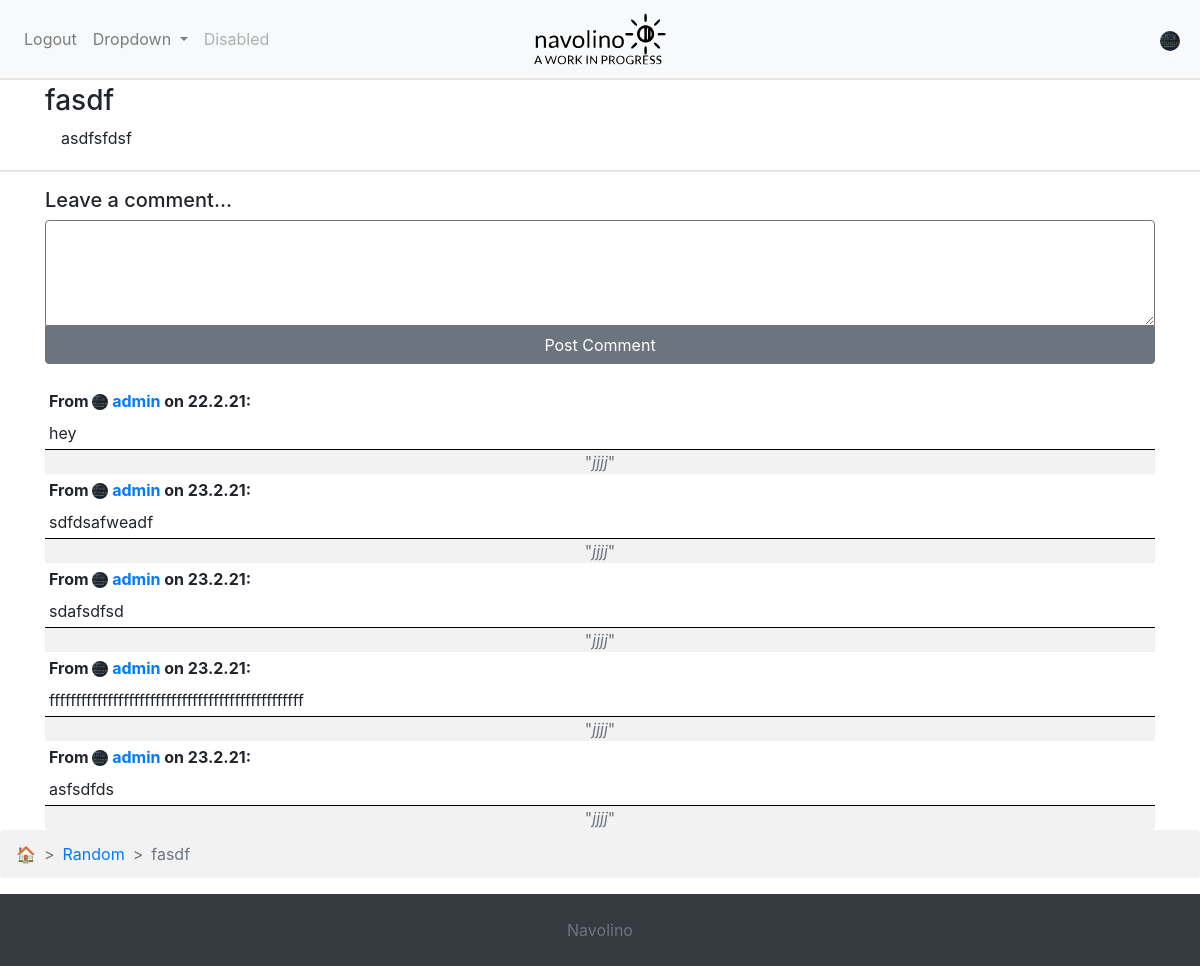
Screenshot of /24/fasdf/ (signed in) with the database file from the repository.
### project/apps/users/models.py (models this page shows)
class User(AbstractUser):
	is_active = models.BooleanField(_('active'), default=True)
	email = models.EmailField(_('email address'), unique=True)
	USERNAME_FIELD = 'email'
	REQUIRED_FIELDS = ['username']
	image = models.ImageField(default=variables.random_image,
		upload_to='profile_pics')
	bio = models.CharField(max_length=variables.MAX_BIO_LENGTH, blank=True,
		null =True)
	joined = models.DateTimeField(default = timezone.now)
	objects = CustomUserManager()

### project/apps/blog/models.py (models this page shows, shortened)
class Post(models.Model):
	title = models.CharField(max_length = settings.MAX_TITLE_LENGTH)
	content = MarkdownxField()
	date_posted = models.DateTimeField(default = timezone.now)
	author = models.ForeignKey(settings.AUTH_USER_MODEL, on_delete= models.CASCADE,
		null=True, blank=True)
	category = TreeForeignKey('categories.Category', on_delete=models.SET_DEFAULT,
		default=Category.get_default_pk)
	slug = models.SlugField(max_length=settings.MAX_TITLE_LENGTH, null=True,
    blank=True,)
	def __str__(self):
		return self.title

### project/apps/comments/models.py (models this page shows)
class Comment(models.Model):
	content = content = models.TextField()
	posted = models.DateField(auto_now_add=True)
	post = models.ForeignKey(Post, on_delete=models.CASCADE)
	author = models.ForeignKey(settings.AUTH_USER_MODEL, on_delete=models.CASCADE)

### project/apps/categories/models.py (models this page shows, shortened)
class Category(MPTTModel):
  name = models.CharField(max_length=variables.MAX_CATEGORY_LENGTH, unique=True,)
  parent = TreeForeignKey('self', on_delete=models.CASCADE, null=True,
    blank=True, related_name='children',)
  slug = models.SlugField(max_length=variables.MAX_CATEGORY_LENGTH, null=True,
    blank=True,)
  description = models.TextField(max_length=settings.MAX_DESCRIPTION_LENGTH,
  	null=True, blank=True,)
  url = models.CharField(max_length=255, blank=True)
  class MPTTMeta:
    order_insertion_by = ['name']
  class Meta:
    verbose_name_plural = 'Categories'
  def __str__(self):
    return self.name
  def get_absolute_url(self):
    return reverse('category-detail', kwargs ={ 'url': self.url, })

### project/apps/blog/views.py (the view)
# urls.py: path('<int:pk>/<str:slug>/', PostDetailView.as_view(), name='post-detail'),
class PostDetailView(DetailView):
	model = Post
	context_object_name = 'post'
	template_name = 'blog/blog_detail.html'
	form_class = CommentForm
	def get(request, self, pk, slug, *args, **kwargs):
		page = get_object_or_404(Post, pk=pk)
		resp = super().get(request, *args, **kwargs)
		if page.slug != slug:
			return redirect(page)
		return resp
	def post(self, request, pk, slug):
		self.page = Post.objects.get(pk=pk)
		form = self.form_class(request.POST)
		if form.is_valid():
			comment = form.save(commit=False)
			comment.post = self.page
			comment.author = request.user
			comment.content = render_comment_text(comment.content)
			comment.save()
			return redirect(self.page)
		return render(request, self.template_name, {'form': self.form_class})
	def get_context_data(self, **kwargs):
		context = super().get_context_data(**kwargs)
		context['comments'] = Comment.objects.filter(post=self.object)
		context['form'] = CommentForm()
		return context

### project/apps/comments/forms.py
class CommentForm(forms.ModelForm):
	class Meta:
		model = Comment
		fields = ['content']
		widgets = {'content': forms.Textarea(attrs={'rows': 4,
			'class': 'comment_content'})}
		labels = {'content': 'Leave a comment...'}
		error_class=DivErrorList

### project/processors.py (called while the page is built)
def all_categories(request):
	return {'all_categories': Category.objects.all()}

### project/apps/blog/templates/blog/blog_detail.html (shortened to what this page needs)
{% extends "base.html" %}
{% block head %}
{{ block.super }}
<link rel="stylesheet" type="text/css" href="{%static 'blog/css/main.css'%}">
<link rel="stylesheet" type="text/css" href="{%static 'blog/css/comments.css'%}">
{% endblock head %}
{% block content %}
{% include 'blog/_post_detail.html' %}
{% if user.is_authenticated %}
{% include 'blog/_comment_form.html' %}
{% endif %}
{% include 'blog/_post_comments.html' %}
{% endblock content %}
{% block breadcrumbs %}{% include "_breadcrumbs.html" with ancestors=object.category.get_ancestors object=object%}{% endblock breadcrumbs %}

### project/templates/_navigation.html (shortened to what this page needs)
<nav class="navbar navbar-expand-lg navbar-light bg-light">
  <a class="navbar-brand" href="{% url 'blog-base' %}"><img src="{%static 'images/navolino.svg'%}" alt="Navolino"></a>
  <div class="collapse navbar-collapse fast_transition" id="navbarSupportedContent">
    <ul class="navbar-nav mr-auto">
      <li class="nav-item">
        <a class="nav-link"href="{%url 'logout'%}">Logout</a>
      </li>
      <li class="nav-item dropdown js_must">
        <a class="nav-link dropdown-toggle" href="#" id="navbarDropdown" role="button" data-toggle="dropdown" aria-haspopup="true" aria-expanded="false">
          Dropdown
        </a>
      </li>
      <li class="nav-item">
        <a class="nav-link disabled" href="#">Disabled</a>
      </li>
    </ul>
  </div>
{% if user.is_authenticated %}
<div tabindex=0 class="popover__wrapper">
    <img class="nav_img rounded-circle nav_popover" src="{{user.image.url}}" alt="Profile">
  </div>
{% endif %}
</nav>

### project/apps/blog/templates/blog/_post_detail.html
<div class="post_detail">
  <div class ="container">
<h3 class="post_title">{{post.title}}</h3>
<p class="post_content">{{post.content}}</p>
  </div>
</div>

### project/apps/blog/templates/blog/_post_comments.html
{% load blog %}
{% load bleach_tags %}
<div class="container">
{% for comment in comments %}
  <div class="comment">
  	<span class="comment_meta">From&nbsp;<a href="{% url 'public_profile' comment.author.username %}"><img class="nav_img rounded-circle"src="{{comment.author.image.url}}"> {{comment.author.username}}</a>&nbsp;on {{comment.posted|date:"d.n.y"}}:
  	</span>
    <div class="comment_content">{{comment.content|safe}}
    </div>
    <span class="comment_bio text-muted">"<i>{{comment.author.bio}}</i>"</span>
  </div>
{% endfor %}
</div>

### project/templates/_breadcrumbs.html (shortened to what this page needs)
<nav class="breadcrumb_nav" aria-label="breadcrumb">
    <ol class="breadcrumb">
	<li class="breadcrumb-item"><a href="/">🏠</a></li>
    {% if object.category %}
    <li class="breadcrumb-item"><a href="{{object.category.get_absolute_url}}">{{ object.category }}</a></li>
    {% endif %}
	<li class="breadcrumb-item active" aria-current="page">{{ object }}</li>
    </ol>
</nav>

### project/static/css/main.css (style rules this page uses)
body { background-color: white; }
.fast_transition { -webkit-transition: height 0.01s; -moz-transition: height 0.01s; -ms-transition: height 0.01s; -o-transition: height 0.01s; transition: height 0.01s; }
.breadcrumb-item + .breadcrumb-item::before { content: ">"; }
.breadcrumb_nav ol { background-color: #f2f2f2; }

### project/static/css/navigation.css (style rules this page uses)
.navbar { height:78px; }
.navbar-brand { position: absolute; left: 50%; transform:translateX(-50%); display: block; }
.nav_img { height:1em; width:1em; }
.popover__wrapper { position: absolute; left: 100%; transform:translateX(-200%); display: block; z-index: 1000; }
.nav_popover { font-size:1.25em; }

### project/apps/blog/static/blog/css/main.css (style rules this page uses)
.post_title, .post_content { word-wrap:anywhere; }
.post_detail { border: 2px solid #e6e6e6; border-width: 2px 0 2px 0; padding:.25em; }
.post_detail .post_content { padding-left:1em; }

### project/apps/blog/static/blog/css/comments.css (style rules this page uses)
#comment_form textarea { border-radius:.25em .25em 0 0; }
#comment_form label, #comment_form button,#comment_form textarea { width:100%; display:flex; margin:0; }
.comment { background-color: #f2f2f2; }
.comment_meta { display:flex; background-color:#ffff; font-weight:bold; padding:.25em; }
.comment_bio { display:flex; background-color:#f2f2f2; border:1px solid black; border-width: 1px 0 0 0; }
.comment_content { word-wrap:anywhere; background-color: white; padding:.25em; }
.comment_bio { justify-content:center; }

### rows the page displays
User: image (picture)
Post: title "fasdf", content "asdfsfdsf", category "Random"
Comment: author.image (picture), author.username "admin", posted "22.2.21", content "hey", author.bio "jjjj"
Comment: author.image (picture), author.username "admin", posted "23.2.21", content "sdfdsafweadf", author.bio "jjjj"
Comment: author.image (picture), author.username "admin", posted "23.2.21", content "sdafsdfsd", author.bio "jjjj"
Comment: author.image (picture), author.username "admin", posted "23.2.21", content "ffffffffffffffffffffffffffffffffffffffffffffffff", author.bio "jjjj"
Comment: author.image (picture), author.username "admin", posted "23.2.21", content "asfsdfds", author.bio "jjjj"

### other values shown
{{ field.label_tag }} "Leave a comment..."
